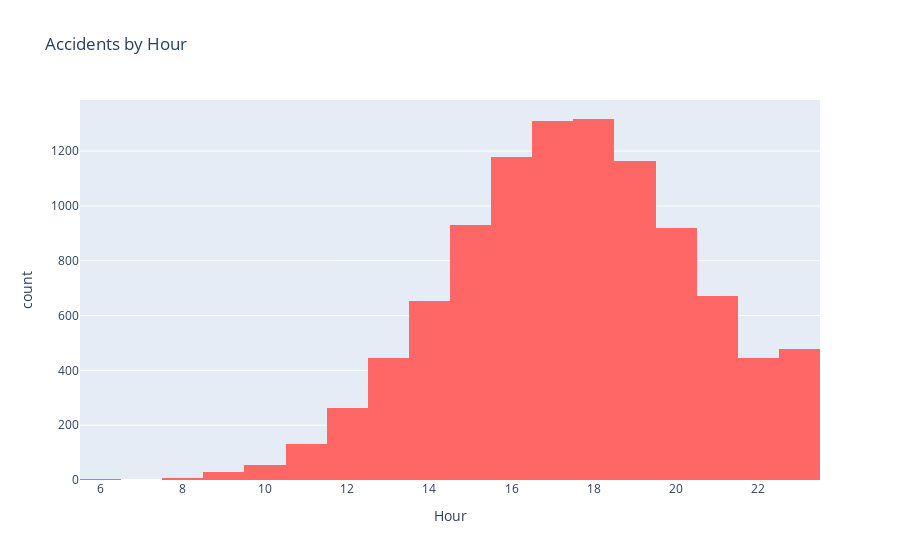
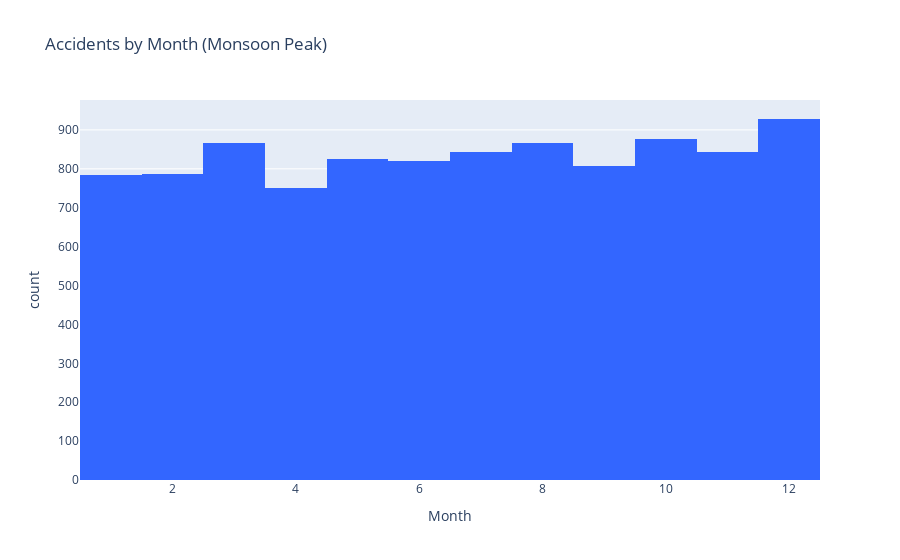

The cell these charts' notebook holds for them, in order:
### Code cell
fig2 = px.histogram(df, x='Hour', nbins=24, title='Accidents by Hour', color_discrete_sequence=['#ff6666'])
fig2.show()

fig3 = px.histogram(df, x='Month', nbins=12, title='Accidents by Month (Monsoon Peak)', color_discrete_sequence=['#3366ff'])
fig3.show()

### Figure 1 — Plotly figure (JSON) as saved in the notebook; plotly's stock layout.template omitted (floating-point values rounded to 4 significant figures; data arrays with more than 128 entries replaced by an {"elided": "..."} marker saying what was removed)
{"data": [{"bingroup": "x", "hovertemplate": "Hour=%{x}<br>count=%{y}<extra></extra>", "legendgroup": "", "marker": {"color": "#ff6666", "pattern": {"shape": ""}}, "name": "", "nbinsx": 24, "orientation": "v", "showlegend": false, "type": "histogram", "x": {"elided": "10000 int values"}, "xaxis": "x", "yaxis": "y"}], "layout": {"barmode": "relative", "legend": {"tracegroupgap": 0}, "title": {"text": "Accidents by Hour"}, "xaxis": {"anchor": "y", "domain": [0, 1], "title": {"text": "Hour"}}, "yaxis": {"anchor": "x", "domain": [0, 1], "title": {"text": "count"}}}}

### Figure 2 — Plotly figure (JSON) as saved in the notebook; plotly's stock layout.template omitted (floating-point values rounded to 4 significant figures; data arrays with more than 128 entries replaced by an {"elided": "..."} marker saying what was removed)
{"data": [{"bingroup": "x", "hovertemplate": "Month=%{x}<br>count=%{y}<extra></extra>", "legendgroup": "", "marker": {"color": "#3366ff", "pattern": {"shape": ""}}, "name": "", "nbinsx": 12, "orientation": "v", "showlegend": false, "type": "histogram", "x": {"elided": "10000 int values"}, "xaxis": "x", "yaxis": "y"}], "layout": {"barmode": "relative", "legend": {"tracegroupgap": 0}, "title": {"text": "Accidents by Month (Monsoon Peak)"}, "xaxis": {"anchor": "y", "domain": [0, 1], "title": {"text": "Month"}}, "yaxis": {"anchor": "x", "domain": [0, 1], "title": {"text": "count"}}}}
